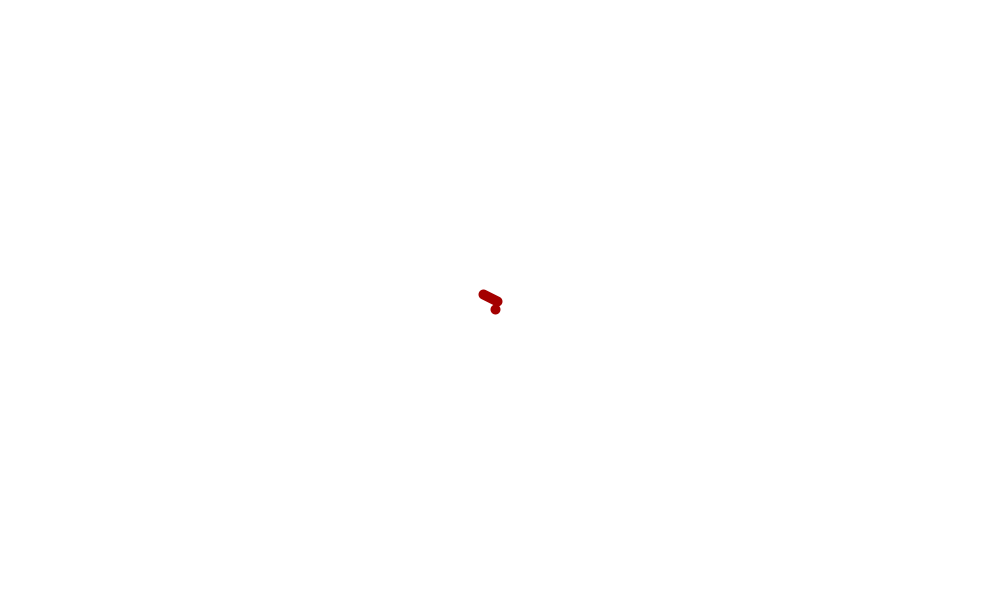
Frame 1 (no input)
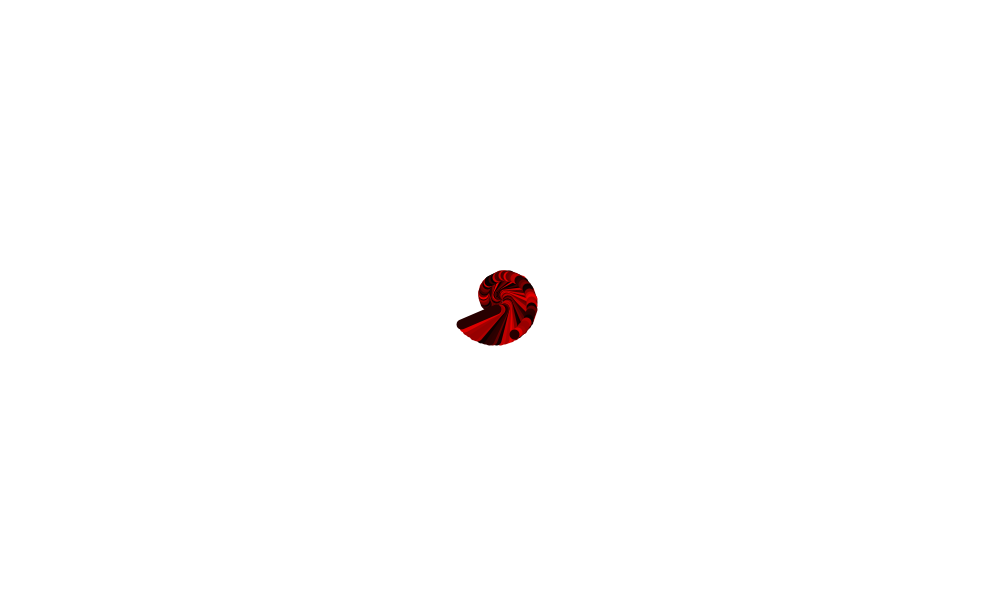
Frame 60 (the mouse pressed at the canvas centre just before this capture)
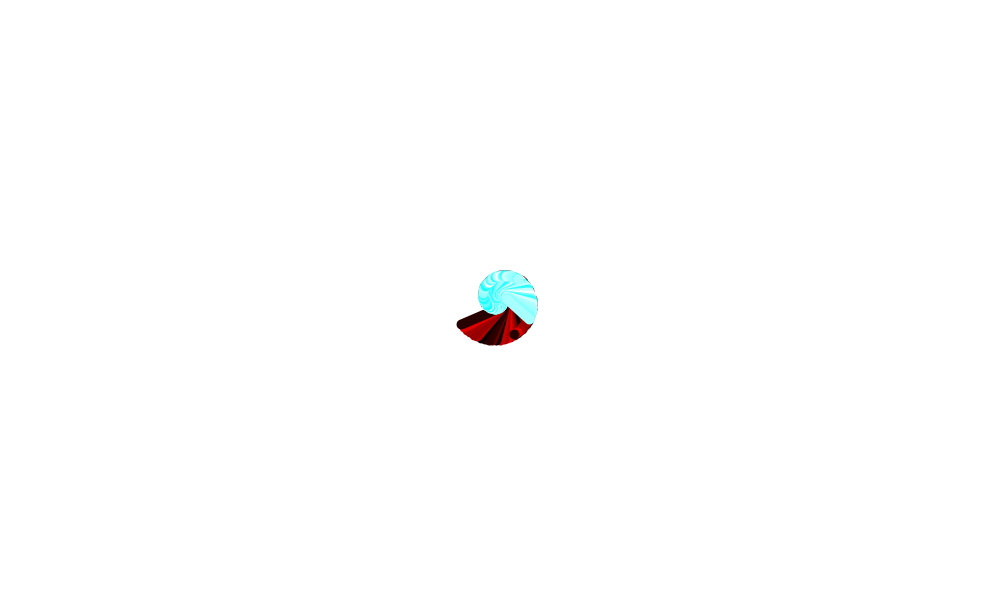
Frame 120 (the mouse held since frame 60 and released just before this capture)

The Processing sketch that drew these frames (run headless with seeded random() and noise(); from frame 60 on, the mouse is pressed at the canvas centre):

// Processing sketch: processing_182343
// ── processing_182343.pde

float sferz;
void setup()
{
  size(1000,600);
  background(255);
  sferz = 2;
}
void draw()
{
  translate(width/2,height/2);
    rotate(sferz);
    strokeWeight(10);
    stroke(random(255),mouseX,mouseY);
    point(sferz*5+0,0);
    sferz = sferz+PI/34;
    line(sferz,sferz*5+7,sferz,sferz);
}
void mousePressed()
{
background(random(100,200),random(12,13),random(200,255));
sferz = 0;
}
